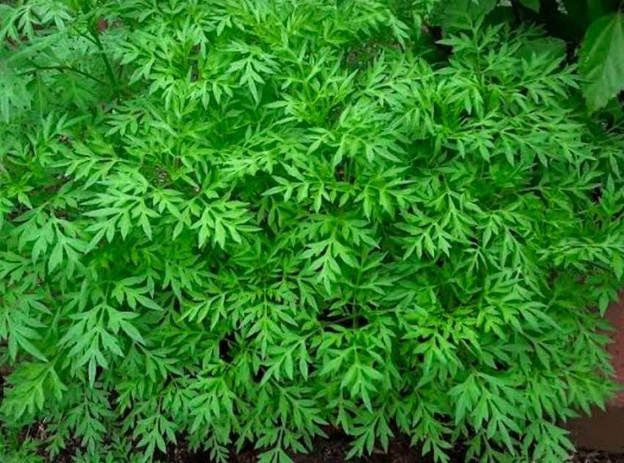
#> input picture TUGAS_PCD_1/GreyScale/Pict_Grey/Kenikir.jpeg, 624 x 463 px, shrunk from 852 x 632 before the run, found by its file name
$ python greyscale.py
#> lines starting #> are read from the running program, lines starting #| are printed output that depends on the picture
import imageio.v3 as image
import numpy as np

path_1 = "D:\\ikam\\TUGAS_PCD_1\\GreyScale\\Pict_Grey\\Kenikir.jpeg"
path_2 = "D:\\ikam\\TUGAS_PCD_1\\GreyScale\\Pict_Grey\\DaunSingkong.jpg"
path_3 = "D:\\ikam\\TUGAS_PCD_1\\GreyScale\\Pict_Grey\\DaunPepaya.jpg"

my_image1 = image.imread(path_1)
#> my_image1 is the input picture: shape (463, 624, 3); mean R, G, B 48.7, 127.2, 38.4
my_image2 = image.imread(path_2)
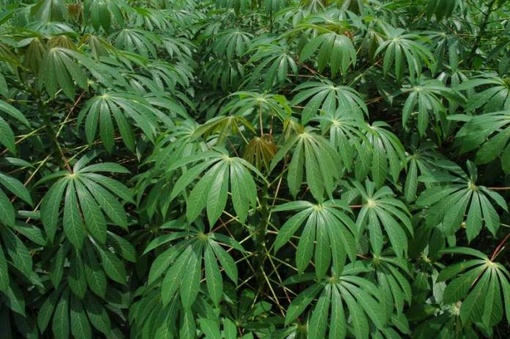
#> input picture TUGAS_PCD_1/GreyScale/Pict_Grey/DaunSingkong.jpg, 510 x 339 px, shrunk from 696 x 463 before the run, found by its file name
#> my_image2 is the input picture: shape (339, 510, 3); mean R, G, B 58.4, 93.4, 48.8
my_image3 = image.imread(path_3)
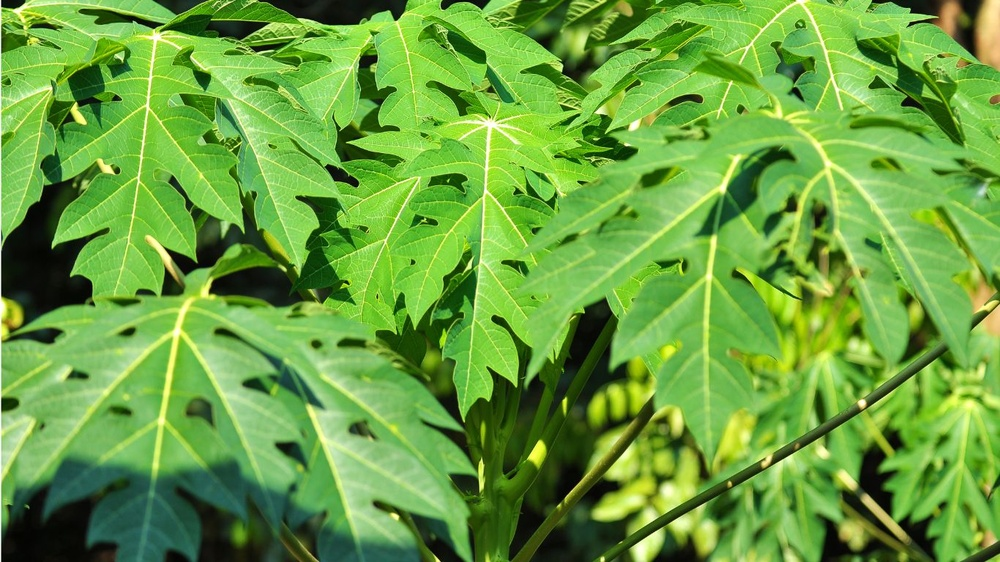
#> input picture TUGAS_PCD_1/GreyScale/Pict_Grey/DaunPepaya.jpg, 1000 x 562 px, shrunk from 1366 x 768 before the run, found by its file name
#> my_image3 is the input picture: shape (562, 1000, 3); mean R, G, B 105, 161.1, 63

print(my_image1.shape[0])
#| 463
if (len(my_image1.shape)<3):
    print("Gambar Harus RGB")
    exit()

print(my_image2.shape[0])
#| 339
if (len(my_image2.shape)<3):
    print("Gambar Harus RGB")
    exit()

print(my_image3.shape[0])
#| 562
if (len(my_image3.shape)<3):
    print("Gambar Harus RGB")
    exit()

def convert_to_grey(image):
    red = image[:, :, 0]
    green = image[:, :, 1]
    blue = image[:, :, 2]
    grey = (red + green + blue) / 3
    grey_image = np.zeros_like(image)
    grey_image[:, :, 0] = grey
    grey_image[:, :, 1] = grey
    grey_image[:, :, 2] = grey
    return grey_image

image_grey1 = convert_to_grey(my_image1)
image_grey2 = convert_to_grey(my_image2)
image_grey3 = convert_to_grey(my_image3)
#> in convert_to_grey (call 3), `red = image[:, :, 0]`:
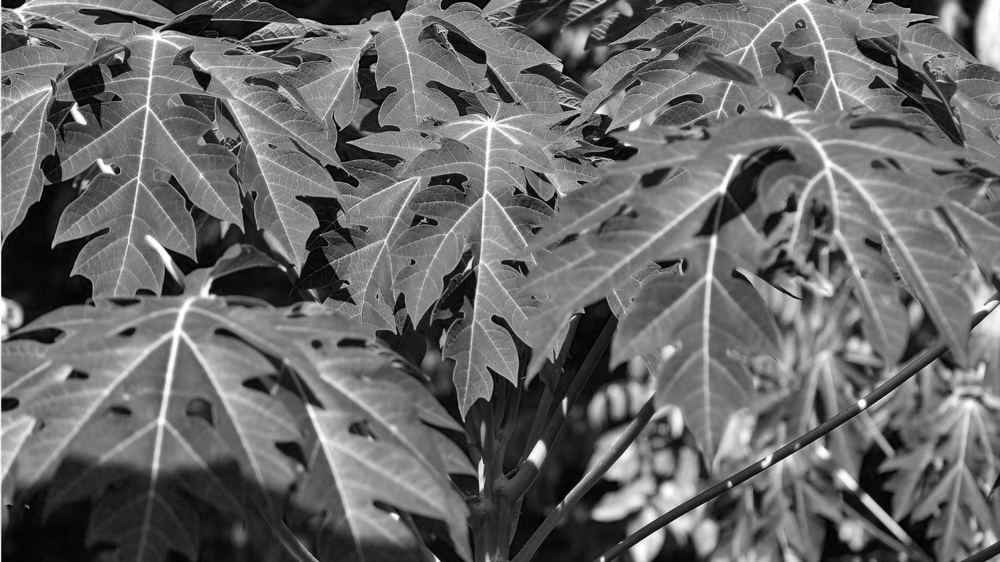
#> red: shape (562, 1000); min 0, max 255, mean 105
#> in convert_to_grey (call 3), `green = image[:, :, 1]`:
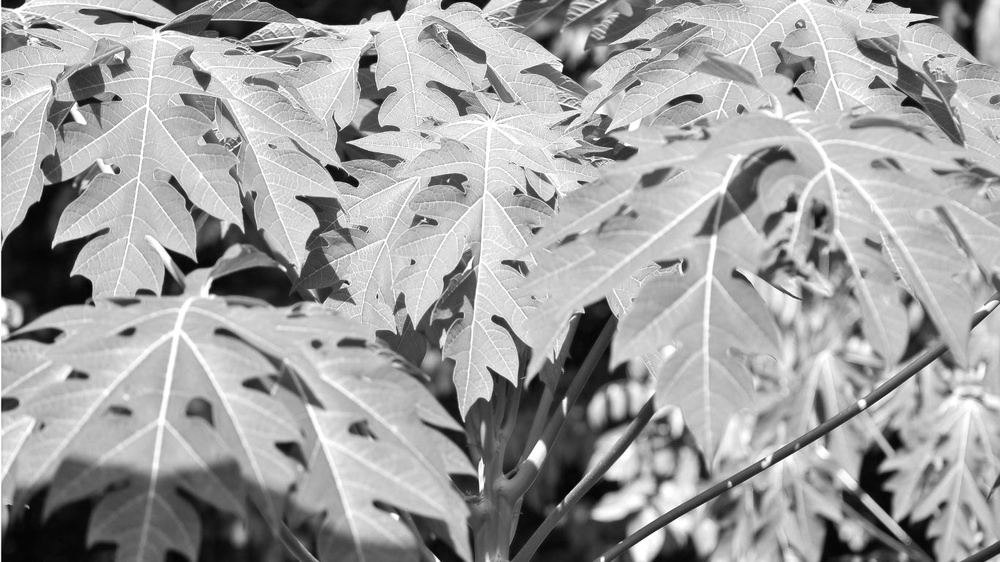
#> green: shape (562, 1000); min 1, max 255, mean 161.1
#> in convert_to_grey (call 3), `blue = image[:, :, 2]`:
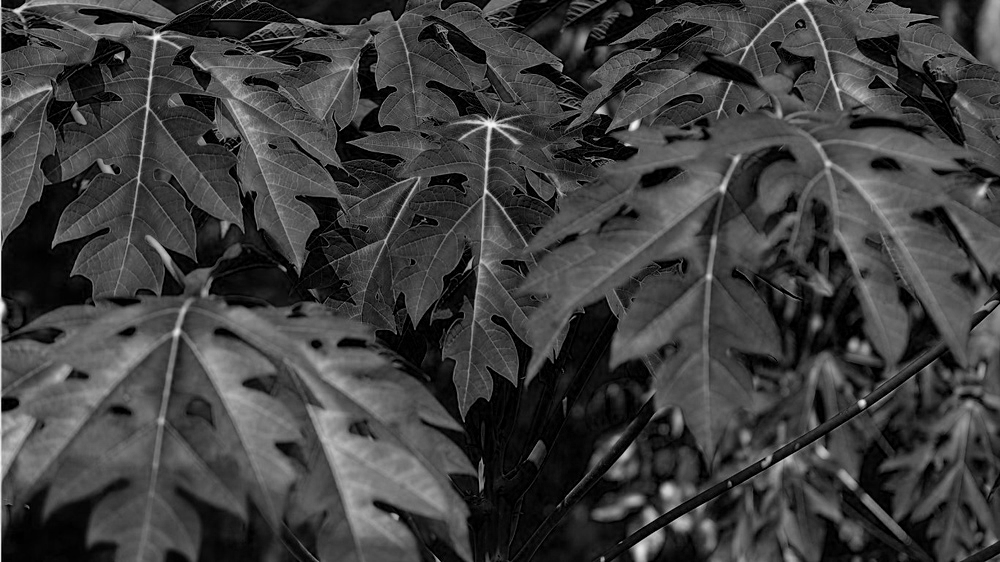
#> blue: shape (562, 1000); min 0, max 250, mean 63
#> in convert_to_grey (call 3), `grey = (red + green + blue) / 3`:
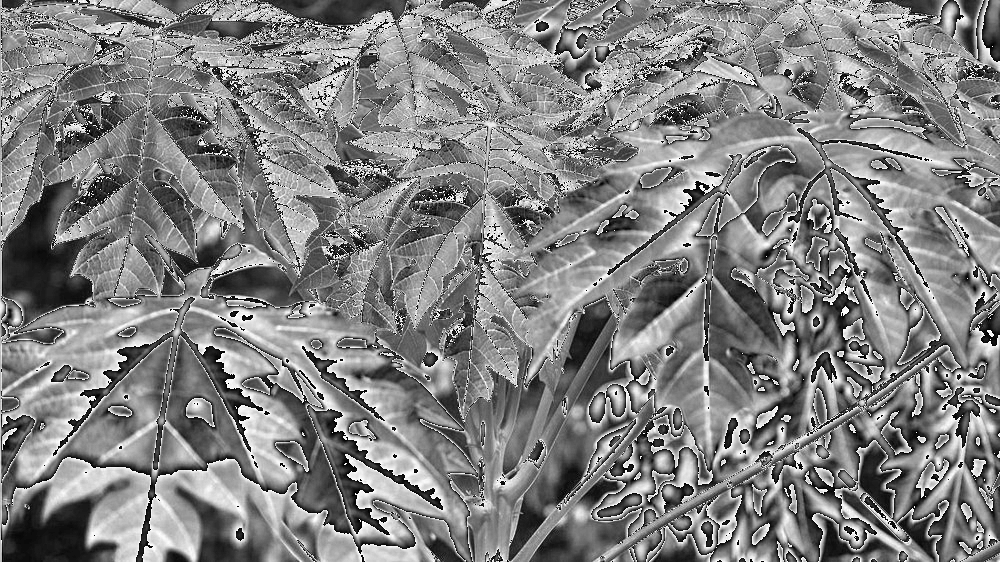
#> grey: shape (562, 1000) float64; min 0, max 85, mean 43.1; drawn with min black and max white
#> in convert_to_grey (call 3), `grey_image[:, :, 2] = grey`:
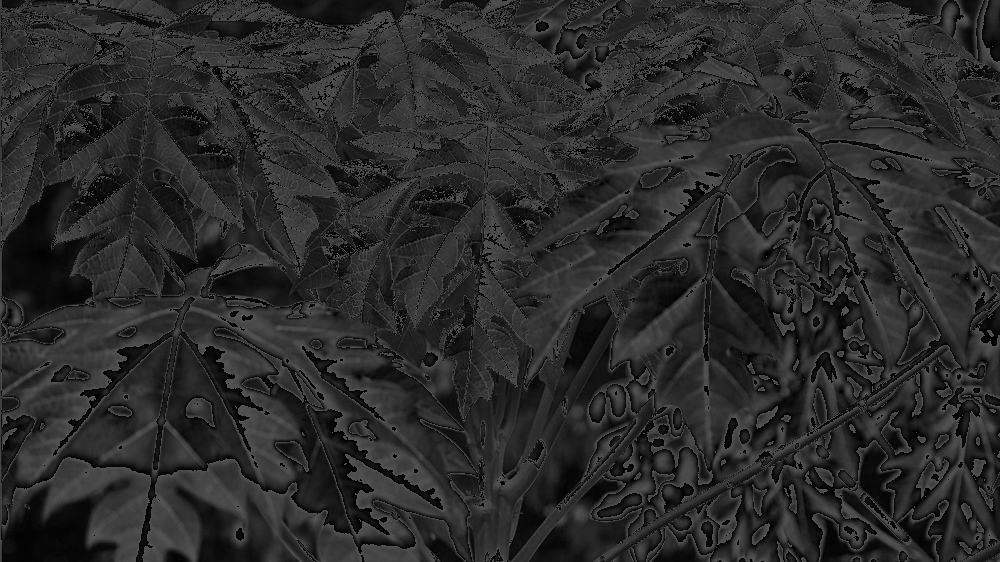
#> grey_image: shape (562, 1000, 3); min 0, max 85, mean 42.8

image.imwrite("D:\\ikam\\TUGAS_PCD_1\\GreyScale\\Pict_Grey\\Kenikir_grey.jpeg", image_grey1)
image.imwrite("D:\\ikam\\TUGAS_PCD_1\\GreyScale\\Pict_Grey\\DaunSingkong_grey.jpg", image_grey2)
image.imwrite("D:\\ikam\\TUGAS_PCD_1\\GreyScale\\Pict_Grey\\DaunPepaya_grey.jpg", image_grey3)

print("Proses selesai.")
